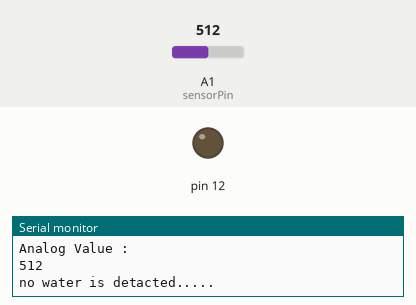
Simulated run of this sketch. Board: Arduino Uno, built with avr-gcc and run on an emulated ATmega328P. Shown: output pins drawn as LEDs (lit = HIGH), the last lines printed to the serial monitor. Inputs (shaded band) come from the test bench; at power-on: A1 (sensorPin) = 512.

Above: at 1.8 s.
1.9 s: A1 (sensorPin) set to 313
3.4 s: A1 (sensorPin) set to 291
At 4.8 s:
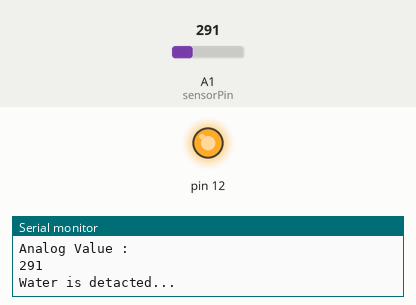
5.5 s: A1 (sensorPin) set to 306
At 6.3 s:
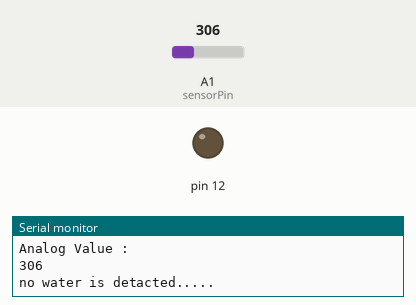
7.5 s: A1 (sensorPin) set to 290
At 9.1 s:
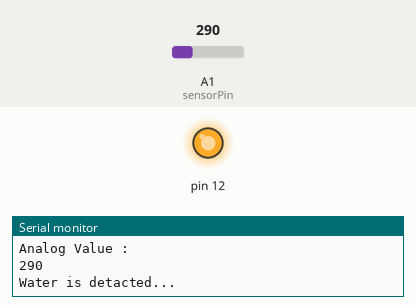
Timing chart, 0 to 10.5 s (numbered marks = the images above; inputs shaded):
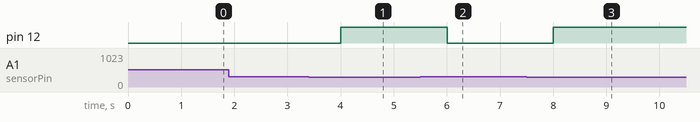

Measured:
- the behaviour switches between 300 and 299 on A1 (sensorPin) (found by bisection; images 0 and 1)
- after the input at 3.4 s, pin 12: LOW → HIGH after 0.60 s
- after the input at 5.5 s, pin 12: HIGH → LOW after 0.50 s
- after the input at 7.5 s, pin 12: LOW → HIGH after 0.51 s

The sketch:

soil.ino
```cpp
int sensorPin = A1;
int sensorValue;
int limit = 300;


void setup() {
  // put your setup code here, to run once:

Serial.begin(9600);
pinMode(12, OUTPUT);

}

void loop() {
  // put your main code here, to run repeatedly:

sensorValue = analogRead(sensorPin);
Serial.println("Analog Value : ");
Serial.println(sensorValue);


if (sensorValue<limit){
  digitalWrite(12, HIGH);
  Serial.println("Water is detacted...");
  }
  else{
    digitalWrite(12,LOW);
    Serial.println("no water is detacted.....");
    }

    delay(1000);
}
```
